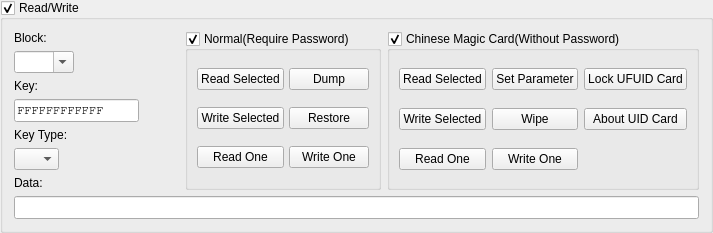
         <widget class="QGroupBox" name="MF_RWGroupBox">
          <property name="title">
           <string>Read/Write</string>
          </property>
          <property name="checkable">
           <bool>true</bool>
          </property>
          <layout class="QVBoxLayout" name="verticalLayout">
           <item>
            <layout class="QHBoxLayout" name="horizontalLayout_12">
             <item>
              <layout class="QVBoxLayout" name="verticalLayout_5">
               <item>
                <widget class="QLabel" name="label_4">
                 <property name="text">
                  <string>Block:</string>
                 </property>
                </widget>
               </item>
               <item>
                <widget class="QComboBox" name="MF_RW_blockBox">
                 <property name="minimumSize">
                  <size>
                   <width>60</width>
                   <height>0</height>
                  </size>
                 </property>
                 <property name="maximumSize">
                  <size>
                   <width>60</width>
                   <height>16777215</height>
                  </size>
                 </property>
                 <property name="editable">
                  <bool>true</bool>
                 </property>
                 <property name="currentText">
                  <string/>
                 </property>
                 <property name="currentIndex">
                  <number>-1</number>
                 </property>
                </widget>
               </item>
               <item>
                <widget class="QLabel" name="label_5">
                 <property name="text">
                  <string>Key:</string>
                 </property>
                </widget>
               </item>
               <item>
                <widget class="QLineEdit" name="MF_RW_keyEdit">
                 <property name="font">
                  <font>
                   <family>Courier</family>
                  </font>
                 </property>
                 <property name="text">
                  <string notr="true">FFFFFFFFFFFF</string>
                 </property>
                </widget>
               </item>
               <item>
                <widget class="QLabel" name="label_3">
                 <property name="text">
                  <string>Key Type:</string>
                 </property>
                </widget>
               </item>
               <item>
                <widget class="QComboBox" name="MF_RW_keyTypeBox">
                 <property name="minimumSize">
                  <size>
                   <width>45</width>
                   <height>0</height>
                  </size>
                 </property>
                 <property name="maximumSize">
                  <size>
                   <width>35</width>
                   <height>16777215</height>
                  </size>
                 </property>
                </widget>
               </item>
               <item>
                <widget class="QLabel" name="label_2">
                 <property name="text">
                  <string>Data:</string>
                 </property>
                </widget>
               </item>
              </layout>
             </item>
             <item>
              <spacer name="horizontalSpacer_3">
               <property name="orientation">
                <enum>Qt::Horizontal</enum>
               </property>
               <property name="sizeHint" stdset="0">
                <size>
                 <width>40</width>
                 <height>20</height>
                </size>
               </property>
              </spacer>
             </item>
             <item>
              <widget class="QGroupBox" name="MF_normalGroupBox">
               <property name="title">
                <string>Normal(Require Password)</string>
               </property>
               <property name="checkable">
                <bool>true</bool>
               </property>
               <layout class="QGridLayout" name="gridLayout_2">
                <property name="topMargin">
                 <number>5</number>
                </property>
                <property name="bottomMargin">
                 <number>5</number>
                </property>
                <property name="spacing">
                 <number>5</number>
                </property>
                <item row="2" column="0">
                 <widget class="QPushButton" name="MF_RW_readBlockButton">
                  <property name="minimumSize">
                   <size>
                    <width>40</width>
                    <height>0</height>
                   </size>
                  </property>
                  <property name="text">
                   <string>Read One</string>
                  </property>
                 </widget>
                </item>
                <item row="2" column="1">
                 <widget class="QPushButton" name="MF_RW_writeBlockButton">
                  <property name="minimumSize">
                   <size>
                    <width>40</width>
                    <height>0</height>
                   </size>
                  </property>
                  <property name="text">
                   <string>Write One</string>
                  </property>
                 </widget>
                </item>
                <item row="0" column="0">
                 <widget class="QPushButton" name="MF_RW_readSelectedButton">
                  <property name="minimumSize">
                   <size>
                    <width>0</width>
                    <height>0</height>
                   </size>
                  </property>
                  <property name="text">
                   <string>Read Selected</string>
                  </property>
                 </widget>
                </item>
                <item row="1" column="0">
                 <widget class="QPushButton" name="MF_RW_writeSelectedButton">
                  <property name="minimumSize">
                   <size>
                    <width>0</width>
                    <height>0</height>
                   </size>
                  </property>
                  <property name="text">
                   <string>Write Selected</string>
                  </property>
                 </widget>
                </item>
                <item row="0" column="1">
                 <widget class="QPushButton" name="MF_RW_dumpButton">
                  <property name="sizePolicy">
                   <sizepolicy hsizetype="Minimum" vsizetype="Fixed">
                    <horstretch>0</horstretch>
                    <verstretch>0</verstretch>
                   </sizepolicy>
                  </property>
                  <property name="minimumSize">
                   <size>
                    <width>40</width>
                    <height>0</height>
                   </size>
                  </property>
                  <property name="text">
                   <string>Dump</string>
                  </property>
                 </widget>
                </item>
                <item row="1" column="1">
                 <widget class="QPushButton" name="MF_RW_restoreButton">
                  <property name="sizePolicy">
                   <sizepolicy hsizetype="Minimum" vsizetype="Fixed">
                    <horstretch>0</horstretch>
                    <verstretch>0</verstretch>
                   </sizepolicy>
                  </property>
                  <property name="minimumSize">
                   <size>
                    <width>40</width>
                    <height>0</height>
                   </size>
                  </property>
                  <property name="text">
                   <string>Restore</string>
                  </property>
                 </widget>
                </item>
               </layout>
              </widget>
             </item>
             <item>
              <widget class="QGroupBox" name="MF_UIDGroupBox">
               <property name="title">
                <string>Chinese Magic Card(Without Password)</string>
               </property>
               <property name="checkable">
                <bool>true</bool>
               </property>
               <layout class="QGridLayout" name="gridLayout">
                <property name="topMargin">
                 <number>5</number>
                </property>
                <property name="bottomMargin">
                 <number>5</number>
                </property>
                <item row="0" column="2">
                 <widget class="QPushButton" name="MF_UID_lockButton">
                  <property name="minimumSize">
                   <size>
                    <width>0</width>
                    <height>0</height>
                   </size>
                  </property>
                  <property name="text">
                   <string>Lock UFUID Card</string>
                  </property>
                 </widget>
                </item>
                <item row="1" column="2">
                 <widget class="QPushButton" name="MF_UID_aboutUIDButton">
                  <property name="minimumSize">
                   <size>
                    <width>0</width>
                    <height>0</height>
                   </size>
                  </property>
                  <property name="text">
                   <string>About UID Card</string>
                  </property>
                 </widget>
                </item>
                <item row="2" column="0">
                 <widget class="QPushButton" name="MF_UID_readBlockButton">
                  <property name="minimumSize">
                   <size>
                    <width>40</width>
                    <height>0</height>
                   </size>
                  </property>
                  <property name="text">
                   <string>Read One</string>
                  </property>
                 </widget>
                </item>
                <item row="2" column="1">
                 <widget class="QPushButton" name="MF_UID_writeBlockButton">
                  <property name="minimumSize">
                   <size>
                    <width>40</width>
                    <height>0</height>
                   </size>
                  </property>
                  <property name="text">
                   <string>Write One</string>
                  </property>
                 </widget>
                </item>
                <item row="0" column="0">
                 <widget class="QPushButton" name="MF_UID_readSelectedButton">
                  <property name="minimumSize">
                   <size>
                    <width>0</width>
                    <height>0</height>
                   </size>
                  </property>
                  <property name="text">
                   <string>Read Selected</string>
                  </property>
                 </widget>
                </item>
                <item row="1" column="0">
                 <widget class="QPushButton" name="MF_UID_writeSelectedButton">
                  <property name="minimumSize">
                   <size>
                    <width>0</width>
                    <height>0</height>
                   </size>
                  </property>
                  <property name="text">
                   <string>Write Selected</string>
                  </property>
                 </widget>
                </item>
                <item row="0" column="1">
                 <widget class="QPushButton" name="MF_UID_setParaButton">
                  <property name="sizePolicy">
                   <sizepolicy hsizetype="Minimum" vsizetype="Fixed">
                    <horstretch>0</horstretch>
                    <verstretch>0</verstretch>
                   </sizepolicy>
                  </property>
                  <property name="minimumSize">
                   <size>
                    <width>0</width>
                    <height>0</height>
                   </size>
                  </property>
                  <property name="text">
                   <string>Set Parameter</string>
                  </property>
                 </widget>
                </item>
                <item row="1" column="1">
                 <widget class="QPushButton" name="MF_UID_wipeButton">
                  <property name="sizePolicy">
                   <sizepolicy hsizetype="Minimum" vsizetype="Fixed">
                    <horstretch>0</horstretch>
                    <verstretch>0</verstretch>
                   </sizepolicy>
                  </property>
                  <property name="minimumSize">
                   <size>
                    <width>40</width>
                    <height>0</height>
                   </size>
                  </property>
                  <property name="text">
                   <string>Wipe</string>
                  </property>
                 </widget>
                </item>
               </layout>
              </widget>
             </item>
            </layout>
           </item>
           <item>
            <widget class="QLineEdit" name="MF_RW_dataEdit">
             <property name="font">
              <font>
               <family>Courier</family>
              </font>
             </property>
            </widget>
           </item>
          </layout>
         </widget>
